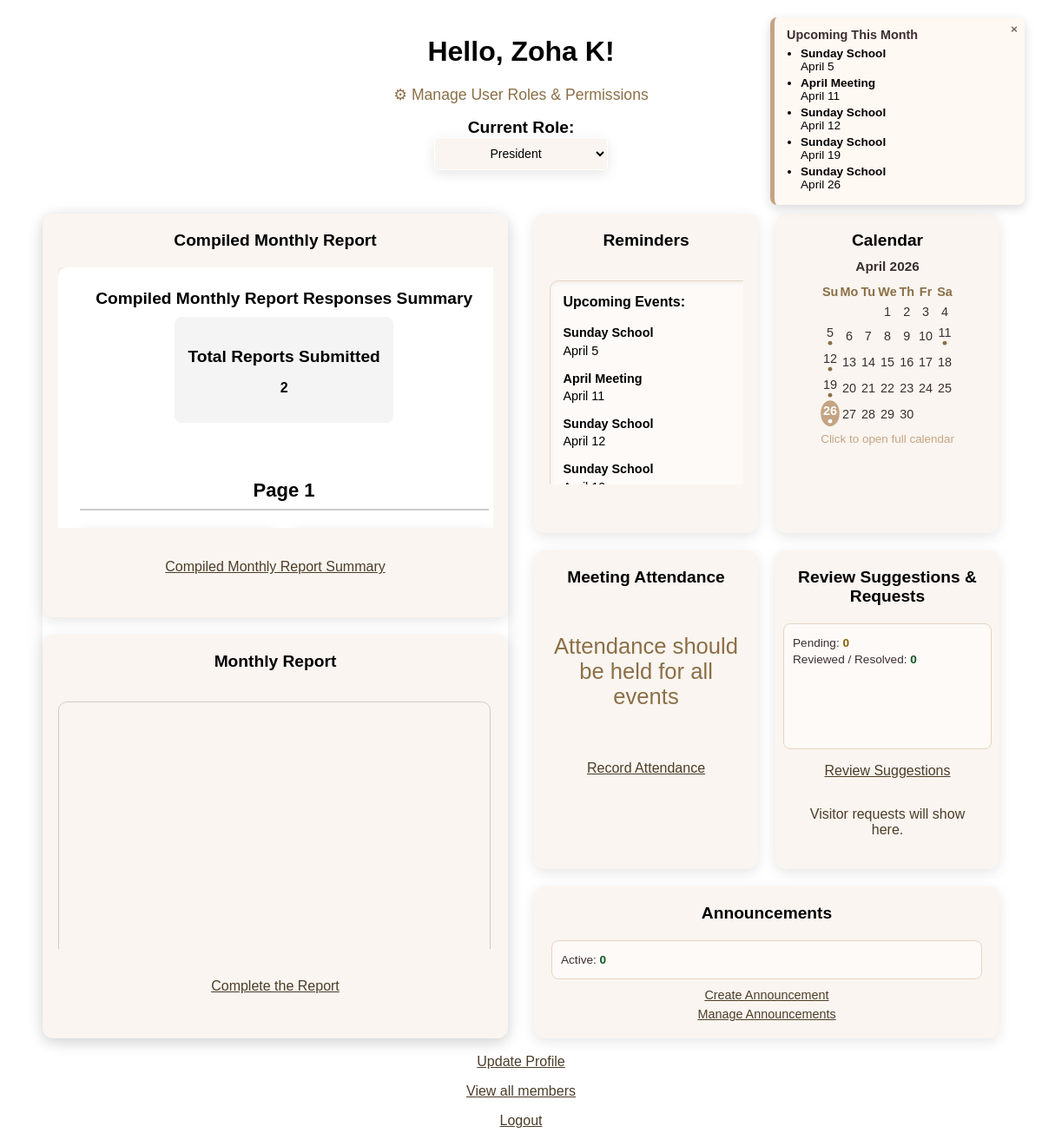
The page /index.php (signed in) on the database its author committed.
### tables this page shows
CREATE TABLE CalendarEvent (
event_id		INT              	NOT NULL  						AUTO_INCREMENT,
event_title		VARCHAR(50)         NOT NULL, 
event_desc		TEXT		        NOT NULL, 
event_location	VARCHAR(250)		NOT NULL, 
event_date		DATETIME			NOT NULL, 
created_at		TIMESTAMP			NOT NULL					DEFAULT CURRENT_TIMESTAMP, 
created_by		INT					NOT NULL,
updated_at		TIMESTAMP										ON UPDATE CURRENT_TIMESTAMP,
updated_by		INT,
PRIMARY KEY (event_id),
FOREIGN KEY (created_by) REFERENCES User (user_id),
FOREIGN KEY (updated_by) REFERENCES User (user_id)
);

CREATE TABLE FormTemplate (
template_id		INT			 		NOT NULL  						AUTO_INCREMENT,
temp_title		VARCHAR(50)			NOT NULL, 
temp_desc		TEXT				NOT NULL, 
temp_status		ENUM('Draft', 'Active', 'Archived')					NOT NULL, 
form_questions	JSON				NOT NULL, 
form_deadline	DATETIME			NOT NULL, 
updated_at		TIMESTAMP,
deleted_at		TIMESTAMP,
PRIMARY KEY (template_id)
);

### index.php (the view, shortened to what the rows shown need)
<?php
require_once './include/db_connect.php';
if (isset($_SESSION['user']['user_id']))
{
    if (!isset($user_id))
    {
        $user_id = $_SESSION['user']['user_id'];
    }
}
$queryAllUserRoles = 'SELECT Role.role_id, Role.role_name
                        FROM Role
                        JOIN UserRole ON Role.role_id = UserRole.role_id
                        WHERE UserRole.user_id = :user_id';
$statement = $db->prepare($queryAllUserRoles);
$statement->bindParam(':user_id', $user_id);
$statement->execute();
$role = $statement->fetchAll();
$mini_month = (int)date('n');
$mini_year  = (int)date('Y');
$mini_first_day = mktime(0, 0, 0, $mini_month, 1, $mini_year);
$mini_days_in_month = (int)date('t', $mini_first_day);
$mini_start_weekday = (int)date('w', $mini_first_day);
$mini_month_name = date('F', $mini_first_day);
$today_day = (int)date('j');
$stmtEvents = $db->prepare("
    SELECT event_date
    FROM calendarevent
    WHERE YEAR(event_date) = :year AND MONTH(event_date) = :month
");
$stmtEvents->bindParam(':year',  $mini_year,  PDO::PARAM_INT);
$stmtEvents->bindParam(':month', $mini_month, PDO::PARAM_INT);
$stmtEvents->execute();
$event_rows = $stmtEvents->fetchAll(PDO::FETCH_ASSOC);
$event_days = [];
foreach ($event_rows as $row)
{
    $event_days[] = (int)date('j', strtotime($row['event_date']));
}
$stmtUpcoming = $db->prepare("
    SELECT event_title, event_date
    FROM calendarevent
    WHERE YEAR(event_date) = :year AND MONTH(event_date) = :month
    ORDER BY event_date ASC
");
$stmtUpcoming->bindParam(':year', $mini_year, PDO::PARAM_INT);
$stmtUpcoming->bindParam(':month', $mini_month, PDO::PARAM_INT);
$stmtUpcoming->execute();
$upcoming_events = $stmtUpcoming->fetchAll(PDO::FETCH_ASSOC);
$stmtPending = $db->prepare("SELECT COUNT(*) FROM MemberSuggestion WHERE status = 'Pending'");
$stmtPending->execute();
$pendingSuggestions = $stmtPending->fetchColumn();
$stmtCompleted = $db->prepare("SELECT COUNT(*) FROM MemberSuggestion WHERE status IN ('Reviewed', 'Resolved')");
$stmtCompleted->execute();
$completedSuggestions = $stmtCompleted->fetchColumn();
$stmtMySuggestions = $db->prepare("SELECT COUNT(*) FROM MemberSuggestion WHERE user_id = :user_id");
$stmtMySuggestions->bindParam(':user_id', $user_id);
$stmtMySuggestions->execute();
$myTotalSuggestions = $stmtMySuggestions->fetchColumn();
$stmtMyPending = $db->prepare("SELECT COUNT(*) FROM MemberSuggestion WHERE user_id = :user_id AND status = 'Pending'");
$stmtMyPending->bindParam(':user_id', $user_id);
$stmtMyPending->execute();
$myPendingSuggestions = $stmtMyPending->fetchColumn();
$stmtActiveAnn = $db->prepare("SELECT COUNT(*) FROM Announcement WHERE announce_expiry > NOW() AND archived = 0");
$stmtActiveAnn->execute();
$activeAnnouncements = $stmtActiveAnn->fetchColumn();
$stmtAnnPreview = $db->prepare("
    SELECT announce_title, announce_expiry
    FROM Announcement
    WHERE announce_expiry > NOW() AND archived = 0
    ORDER BY announce_expiry ASC
    LIMIT 3
");
$stmtAnnPreview->execute();
$annPreview = $stmtAnnPreview->fetchAll(PDO::FETCH_ASSOC);
?>
<!DOCTYPE html>
<html>
<head>
    <link rel="stylesheet" type="text/css" href="style.css" />
</head>
<body>
    <?php
        if (isset($_SESSION['user']))
        {
            echo "<h1>Hello, ";
            echo $_SESSION['user']['first_name']." ";
            echo $_SESSION['user']['last_name']."!</h1>";
            echo "\n<h2>";
    ?>
    <label>Current Role: </label>
    <form method="POST">
        <select name="role" onchange="this.form.submit()" class="select-current-role">
            <?php foreach ($role as $r): ?>
                <option value="<?= $r['role_id']; ?>"
                    <?= (isset($_SESSION['user']['role_id']) &&
                        $_SESSION['user']['role_id'] == $r['role_id'])
                        ? 'selected' : ''; ?>>
                </option>
            <?php endforeach; ?>
        </select>
    </form>
    <?php echo "</h2>";	?>
	<?php if (!empty($upcoming_events)) : ?>
	<div class="event-popup" id="eventPopup">
		<ul>
			<?php foreach ($upcoming_events as $event): ?>
				<li>
					<strong><?= htmlspecialchars($event['event_title']) ?></strong><br>
					<?= date("F j", strtotime($event['event_date'])) ?>
				</li>
			<?php endforeach; ?>
		</ul>
	</div>
	<?php endif; ?>
    <a href="CalendarEvent/calendar.php" class="mini-calendar-link">
        <div class="mini-cal-header"><?= $mini_month_name ?> <?= $mini_year ?></div>
        <table class="mini-calendar">
            <thead>
                <tr>
                    <th>Su</th><th>Mo</th><th>Tu</th><th>We</th><th>Th</th><th>Fr</th><th>Sa</th>
                </tr>
            </thead>
            <tbody>
                <?php
                $cell = 0;
                echo '<tr>';
                for ($i = 0; $i < $mini_start_weekday; $i++)
                {
                    echo '<td></td>';
                    $cell++;
                }
                for ($d = 1; $d <= $mini_days_in_month; $d++)
                {
                    $classes = [];
                    if ($d === $today_day) $classes[] = 'today';
                    if (in_array($d, $event_days)) $classes[] = 'has-event';
                    $class_str = !empty($classes) ? ' class="' . implode(' ', $classes) . '"' : '';
                    echo '<td' . $class_str . '>' . $d . '</td>';
                    $cell++;
                    if ($cell % 7 === 0 && $d < $mini_days_in_month) echo '</tr><tr>';
                }
                while ($cell % 7 !== 0)
                {
                    echo '<td></td>';
                    $cell++;
                }
                echo '</tr>';
                ?>
            </tbody>
        </table>
        <div class="mini-cal-hint">Click to open full calendar</div>
    </a>
    <?php
    $mini_calendar_html = ob_get_clean();
    ?>
    <?php if ($_SESSION['user']['role_id'] == 1) { ?>
    <div class="boxes">
        <div class="left-box left-split">
            <div class="left-sub-box top-box">
                <h2>Compiled Monthly Report</h2>
                <div class="scrollable-report-box"  style="height: 300px;">
					<?php include("SurveyPages/headDepartmentSummary.php"); ?>
				</div>
                <br><br>
                <a href="SurveyPages/headDepartmentSummary.php" style="color: #4b3d29;">Compiled Monthly Report Summary</a>
            </div>
            <div class="left-sub-box bottom-box" style="height: 425px !important; background-color: #faf5f0;">
                <h2>Monthly Report</h2>
                <div class="scrollable-report-box"  style="height: 300px;" >
					<?php include("include/surveyHub.php"); ?>
				</div>
                <br>
                <p><a href="SurveyPages/memberSurvey.php" style="color: #4b3d29; ">Complete the Report</a></p>
            </div>
        </div>
        <div class="right-box">
            <div class="right-sub-box">
                <h2>Reminders</h2>
                <div class="scrollable-report-box" style="height: 250px;">
                <div class="report-summary-box">
                <strong>Upcoming Events:</strong>
                <?php if (!empty($upcoming_events)) : ?>
                    <ul class="reminder-list">
                        <?php foreach ($upcoming_events as $event): ?>
                            <li>
                            <strong><?= htmlspecialchars($event['event_title']) ?></strong><br>
                            <?= date("F j", strtotime($event['event_date'])) ?>
                            </li>
                        <?php endforeach; ?>
                    </ul>
                <?php else: ?>
                    <p>No upcoming events this month.</p>
                <?php endif; ?>
                </div>
                </div>
            </div>
            <div class="right-sub-box">
                <h2 >Calendar</h2>
                <div style="font-size: 1rem; transform: scale(1.2); transform-origin: top center;">
                    <?= $mini_calendar_html ?>
                </div>
            </div>
            <div class="right-sub-box">
                <h2>Meeting Attendance</h2>
                <br><p style="color: #8b6f47; font-size: 1.6rem;">Attendance should be held for all events</p><br>
                <p><a href="AttendanceRecords/record_attendance.php" style="color: #4b3d29;">Record Attendance</a></p>
            </div>
            <div class="right-sub-box">
                <h2>Review Suggestions & Requests </h2>
                <div class="suggestion-preview">
                    <p>Pending: <span class="pending-count"><?= $pendingSuggestions ?></span></p>
                    <p>Reviewed / Resolved: <span class="completed-count"><?= $completedSuggestions ?></span></p>
                </div>
                <p><a href="Communications/reviewSuggestions.php" style="color: #4b3d29;">Review Suggestions</a></p>
				<?php $stmt = $db->prepare("SELECT COUNT(*) FROM `VisitorRequest` WHERE msg_status = :status");
      					$stmt->execute([':status' => 'Pending']);
      					$pendingCount = (int)$stmt->fetchColumn();
	  					if ($pendingCount): ?>
    				<p> You have <b><?= $pendingCount ?></b> pending request(s).<br>
      					<a href="Communications/president_requests.php" style="color: #4b3d29;">View Visitor Requests</a>
    				</p>
  				<?php else: ?>
    				<p style="color: #4b3d29;"> Visitor requests will show here.</p>
  				<?php endif; ?>
            </div>
            <div class="right-sub-box" style="grid-column: 1 / span 2;">
                <h2>Announcements</h2>
                <div class="announcement-preview">
                    <p>Active: <span class="active-count"><?= $activeAnnouncements ?></span></p>
                </div>
                <div class="ann-links">
                    <a href="Announcements/createAnnouncement.php" style="color: #4b3d29; text-decoration: underline;">Create Announcement</a>
                    <a href="Announcements/manageAnnouncements.php" style="color: #4b3d29; text-decoration: underline;">Manage Announcements</a>
                </div>
            </div>
        </div>
    </div>
    <a href="UserActivity/updateProfileForm.php" class="profile-links">Update Profile</a>
    <p><a href="UserActivity/viewUser.php" class="profile-links">View all members</a></p>
    <a href="logout.php" class="profile-links">Logout</a>
    <?php } else if ($_SESSION['user']['role_id'] == 3) { ?>
	<style> body { background: url('images/background.png') !important; } </style>
    <div class="boxes">
        <div class="box left-box">
            <h2>Monthly Report</h2>
        <?php include("include/surveyHub.php"); ?>
        </div>
        <div class="right-box">
            <div class="right-sub-box" >
                <h2>Reminders</h2>
                <div class="scrollable-report-box" style="height: 230px;">
                <div class="report-summary-box">
                <strong>Upcoming Events:</strong>
                    <?php if (!empty($upcoming_events)) : ?>
                    <ul class="reminder-list">
                        <?php foreach ($upcoming_events as $event): ?>
                            <li>
                            <strong><?= htmlspecialchars($event['event_title']) ?></strong><br>
                            <?= date("F j", strtotime($event['event_date'])) ?>
                            </li>
                        <?php endforeach; ?>
                    </ul>
                <?php else: ?>
                    <p>No upcoming events this month.</p>
                <?php endif; ?>
                </div>
                </div>
            </div>
            <div class="right-sub-box">
                <h2>Calendar</h2>
                <?= $mini_calendar_html ?>
            </div>
            <div class="right-sub-box">
                <h2>Meeting Attendance</h2>
                <p style="color: #8b6f47; font-size: 1.5rem;">Review your attendance held for all events </p>
                <p><a href="AttendanceRecords/view_attendance.php" style="color: #4b3d29;">View My Attendance</a></p>
            </div>
            <div class="right-sub-box">
                <h2>Suggestions</h2>
                <div class="suggestion-preview">
                    <p>My Submissions: <strong><?= $myTotalSuggestions ?></strong></p>
                    <p>Pending: <span class="pending-count"><?= $myPendingSuggestions ?></span></p>
                </div>
                <p><a href="Communications/memberSuggestion.php" style="color: #4b3d29;">Submit a Suggestion</a></p>
            </div>
            <div class="right-sub-box" style="grid-column: 1 / span 2;">
                <h2>Announcements</h2>
                <div class="announcement-preview">
                    <p>Active: <span class="active-count"><?= $activeAnnouncements ?></span></p>
                    <?php if (!empty($annPreview)): ?>
                        <?php foreach ($annPreview as $ap): ?>
                            <div class="ann-preview-item">
                                <div class="ann-preview-title"><?= htmlspecialchars($ap['announce_title']) ?></div>
                                <div class="ann-preview-expiry">Expires: <?= date("M j, Y g:i A", strtotime($ap['announce_expiry'])) ?></div>
                            </div>
                        <?php endforeach; ?>
                    <?php endif; ?>
                </div>
                <div class="ann-links">
                    <a href="Announcements/viewAnnouncements.php" style="color: #4b3d29; text-decoration: underline;">View Announcements</a>
                </div>
            </div>
        </div>
    </div>
    </br>
    <a href="UserActivity/updateProfileForm.php" class="profile-links">Update Profile</a>
    <p><a href="logout.php" class="profile-links">Logout</a></p>
    <?php } } else {
			echo "<h1>Welcome to Lajna Pittsburgh</h1>";
	?>
	<p><a href="login.php" class="profile-links">Login Here</a></p>
	<a href="Communications/contact.php" class="profile-links">Join Us</a>
	<?php } ?>
</body>
</html>

### SurveyPages/headDepartmentSummary.php (shortened to what the rows shown need)
<?php
include __DIR__ . '/../include/db_connect.php';
$template_id = isset($_GET['id']) ? (int)$_GET['id'] : 0;
if ($template_id > 0)
{
    $stmt = $db->prepare("
        SELECT template_id, temp_title, form_questions
        FROM FormTemplate
        WHERE template_id = :template_id
        LIMIT 1
    ");
    $stmt->execute(['template_id' => $template_id]);
}
else
{
    $formTitle = '%Compiled Monthly Report%';
    $stmt = $db->prepare("
        SELECT template_id, temp_title, form_questions
        FROM FormTemplate
        WHERE temp_title LIKE :temp_title
        ORDER BY template_id
        LIMIT 1
    ");
    $stmt->execute(['temp_title' => $formTitle]);
}
$template = $stmt->fetch(PDO::FETCH_ASSOC);
$template_id = $template['template_id'];
$temp_title = $template['temp_title'];
$stmt2 = $db->prepare("
    SELECT form_response
    FROM FormResponse
    WHERE template_id = :template_id
");
$stmt2->execute(['template_id' => $template_id]);
$responses = $stmt2->fetchAll(PDO::FETCH_ASSOC);
$page_groups = [
    1 => [0, 4],
    2 => [5, 9],
    3 => [10, 18],
    4 => [19, 22],
    5 => [23, 26],
    6 => [27, 32]
];
?>
<!DOCTYPE html>
<html lang="en">
<head>
</head>
<body>
<div class="box">
    <h2><?php echo htmlspecialchars($temp_title); ?> Responses Summary</h2>
    <div class="summary-box">
        <h3>Total Reports Submitted</h3>
        <p><strong><?php echo count($responses); ?></strong></p>
    </div>
    <?php foreach ($page_groups as $page_number => $range): ?>
        <div class="page-section">
            <div class="page-title">Page <?php echo $page_number; ?></div>
        </div>
    <?php endforeach; ?>
</div>
</body>
</html>

### rows shown on the page
calendarevent: event_title "Sunday School", event_date "April 5"
calendarevent: event_title "April Meeting", event_date "April 11"
calendarevent: event_title "Sunday School", event_date "April 12"
calendarevent: event_title "Sunday School", event_date "April 19"
calendarevent: event_title "Sunday School", event_date "April 26"
formtemplate: temp_title "Compiled Monthly Report"

### other values the page prints
$_SESSION['user']['first_name'] "Zoha"
$_SESSION['user']['last_name'] "K"
count($responses) "2"
$page_number "1"
$pendingSuggestions "0"
$completedSuggestions "0"
$activeAnnouncements "0"
form field role "President"
